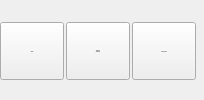
        <widget class="QWidget" name="TabHelp">
         <property name="font">
          <font>
           <family>Sans Serif</family>
           <pointsize>8</pointsize>
          </font>
         </property>
         <attribute name="title">
          <string>Help</string>
         </attribute>
         <layout class="QHBoxLayout" name="horizontalLayout_6">
          <property name="spacing">
           <number>2</number>
          </property>
          <property name="margin">
           <number>0</number>
          </property>
          <item>
           <widget class="QToolButton" name="Action_About_BT">
            <property name="sizePolicy">
             <sizepolicy hsizetype="Fixed" vsizetype="Fixed">
              <horstretch>0</horstretch>
              <verstretch>0</verstretch>
             </sizepolicy>
            </property>
            <property name="minimumSize">
             <size>
              <width>64</width>
              <height>58</height>
             </size>
            </property>
            <property name="maximumSize">
             <size>
              <width>16777215</width>
              <height>56</height>
             </size>
            </property>
            <property name="font">
             <font>
              <pointsize>-1</pointsize>
             </font>
            </property>
            <property name="toolTip">
             <string>Display information about ffDiaporama</string>
            </property>
            <property name="text">
             <string>About</string>
            </property>
            <property name="icon">
             <iconset>
              <normaloff>:/application-ffDiaporama.png</normaloff>:/application-ffDiaporama.png</iconset>
            </property>
            <property name="iconSize">
             <size>
              <width>24</width>
              <height>24</height>
             </size>
            </property>
            <property name="toolButtonStyle">
             <enum>Qt::ToolButtonTextUnderIcon</enum>
            </property>
           </widget>
          </item>
          <item>
           <widget class="QToolButton" name="ActionDocumentation_BT">
            <property name="sizePolicy">
             <sizepolicy hsizetype="Fixed" vsizetype="Fixed">
              <horstretch>0</horstretch>
              <verstretch>0</verstretch>
             </sizepolicy>
            </property>
            <property name="minimumSize">
             <size>
              <width>64</width>
              <height>58</height>
             </size>
            </property>
            <property name="maximumSize">
             <size>
              <width>16777215</width>
              <height>56</height>
             </size>
            </property>
            <property name="font">
             <font>
              <pointsize>-1</pointsize>
             </font>
            </property>
            <property name="toolTip">
             <string>Call ffDiaporama WIKI</string>
            </property>
            <property name="text">
             <string>Support
and help</string>
            </property>
            <property name="icon">
             <iconset resource="../../RSCffDiaporama.qrc">
              <normaloff>:/img/help.png</normaloff>:/img/help.png</iconset>
            </property>
            <property name="iconSize">
             <size>
              <width>24</width>
              <height>24</height>
             </size>
            </property>
            <property name="toolButtonStyle">
             <enum>Qt::ToolButtonTextUnderIcon</enum>
            </property>
           </widget>
          </item>
          <item>
           <widget class="QToolButton" name="ActionNewFunctions_BT">
            <property name="sizePolicy">
             <sizepolicy hsizetype="Fixed" vsizetype="Fixed">
              <horstretch>0</horstretch>
              <verstretch>0</verstretch>
             </sizepolicy>
            </property>
            <property name="minimumSize">
             <size>
              <width>64</width>
              <height>58</height>
             </size>
            </property>
            <property name="maximumSize">
             <size>
              <width>16777215</width>
              <height>56</height>
             </size>
            </property>
            <property name="font">
             <font>
              <pointsize>-1</pointsize>
             </font>
            </property>
            <property name="toolTip">
             <string>Display blog/news page from internet WEB site</string>
            </property>
            <property name="text">
             <string>What's new</string>
            </property>
            <property name="icon">
             <iconset resource="../../RSCffDiaporama.qrc">
              <normaloff>:/img/contents.png</normaloff>:/img/contents.png</iconset>
            </property>
            <property name="iconSize">
             <size>
              <width>24</width>
              <height>24</height>
             </size>
            </property>
            <property name="toolButtonStyle">
             <enum>Qt::ToolButtonTextUnderIcon</enum>
            </property>
           </widget>
          </item>
          <item>
           <widget class="QLabel" name="label_4">
            <property name="text">
             <string notr="true"/>
            </property>
           </widget>
          </item>
         </layout>
        </widget>
